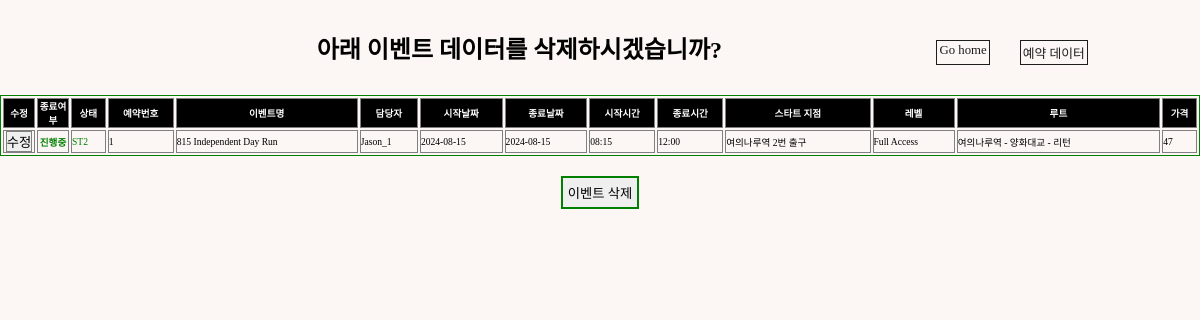
/events/deleventpage/1 (signed in), run on an earlier commit of the app's database.
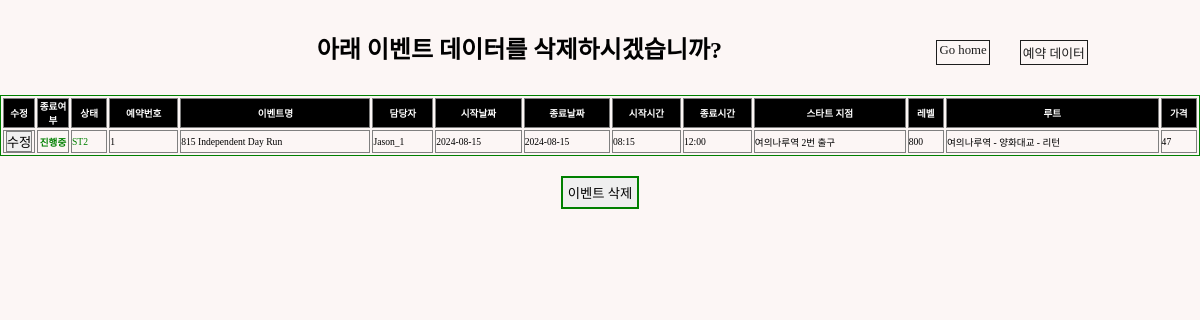
And on a later commit of the database.
### events/models.py (models this page shows, shortened)
class GuestRun(models.Model):
    STATUS_CHOICE = [
        ("ST1", "Checking"),
        ("ST2", "On-Sale"),
        ("ST3", "Sold-Out"),
        ("ST4", "Closed"),
    ]
    LEVEL = [
        ("800","Level-1, 800"),
        ("730","Level-2, 730"),
        ("700","Level-3, 700"),
        ("630","Level-4, 630"),
        ("600","Level-5, 600"),
        ("530","Level-6, 530"),
        ("Free","Full Access"),
    ]
    LANGUAGE = [
        ("KO","Korean"),
        ("EN","English"),
        ("JP","Japanese"),
        ("CN","Chinese"),
    ]
    event_id = models.AutoField(
        primary_key=True,
    )
    title = models.CharField(max_length=50)
    manager = models.ForeignKey(Manager, related_name="manager",blank=False, null=True, on_delete=models.SET_NULL)
    start_date = models.DateField(blank=True, null=True)
    start_time = models.TimeField(blank=True, null=True)
    end_date = models.DateField(blank=True, null=True)
    end_time = models.TimeField(blank=True, null=True)
    image = ResizedImageField(size=[1402,1000], upload_to="runMain", blank=True)
    route_image = ResizedImageField(size=[1402,1402], upload_to="runRoute", blank=True)
    start_point = models.CharField(max_length=50)
    status = models.CharField(
        max_length=8,
        choices=STATUS_CHOICE,
        default="ST1",
    )
    level = models.CharField(
        max_length=15,
        choices=LEVEL,
        default="Free",
    )
    lang = MultiSelectField(max_length=10, choices=LANGUAGE)
    amount = models.IntegerField(default=0)
    route = models.CharField(max_length=50, blank=False)
    map_link = models.CharField(max_length=100, blank=True, null=True)
    desc = models.TextField(blank=True)
    completed = models.BooleanField(default=False)

### community/models.py (models this page shows)
class Manager(models.Model):
    m_id = models.AutoField(primary_key=True)
    account = models.ForeignKey(User, on_delete=models.CASCADE)
    name = models.CharField(max_length=20)
    email = models.CharField(max_length=50, blank=False)
    age = models.IntegerField(default=0)
    image = ResizedImageField(size=[200,200], upload_to="avatar", blank=False)
    def __str__(self):
        return self.name + "_"+ str(self.m_id)

### events/views.py (the view)
# urls.py: path("deleventpage/<str:pk>", views.deleventpage, name="deleventpage"),
def deleventpage(request, pk):
    event = GuestRun.objects.filter(pk=pk)
    return render(request, "admin/event_del.html", {"events": event})

### templates/admin/event_del.html (shortened to what this page needs)
{% load static %}
<!DOCTYPE html>
<html lang="en">
  <head>
    <link rel="stylesheet" type="text/css" href="{% static 'css/sterna.css' %}"/>
    <link href="https://cdnjs.cloudflare.com/ajax/libs/bootstrap-datetimepicker/3.0.0/css/bootstrap-datetimepicker.min.css" rel="stylesheet"/>
  </head>
  <body>
    {% if user.is_staff %}
      <div class="tocenter">
        <div class="flex-row" style="width:100%; margin: 30px 0 20px 0; justify-content:space-around;">
          <div style="width:10px;"></div>
          <div>
            <h2>아래 이벤트 데이터를 삭제하시겠습니까?</h2>
          </div>
          <div class="flex-row">
            <a style="border:solid 1px; font-size:0.8rem; padding:2px; margin:10px;" href="{% url "community:index" %}">Go home</a>
            <div style="width:10px;"></div>
            <a style="border:solid 1px; font-size:0.8rem; padding:2px; margin:10px;" href="{% url "community:data" %}">예약 데이터</a>
          </div>
        </div>
      </div>
      {% for data in events %}
        <div>
          <table border="1px solid black" bordercolor="green" style="font-size:0.6rem; width:100%;">
            <tr style="background-color:black; color:white;">
              <th scope="col" style="width:30px; text-align:center">수정</th>
              <th scope="col" style="width:30px; text-align:center">종료여부</th>
              <th scope="col">상태</th>
              <th scope="col">예약번호</th>
              <th scope="col">이벤트명</th>
              <th scope="col">담당자</th>
              <th scope="col">시작날짜</th>
              <th scope="col">종료날짜</th>
              <th scope="col">시작시간</th>
              <th scope="col">종료시간</th>
              <th scope="col">스타트 지점</th>
              <th scope="col">레벨</th>
              <th scope="col">루트</th>
              <th scope="col">가격</th>
            </tr>
            <tr>
              <td style="width:30px; text-align:center">
                <a href="{% url "events:update_event" data.pk %}">
                  <button>수정</button>
                </a>
              </td>
              {% if data.completed == True %}
                <td style="color:white; font-weight:bold; background-color:grey; text-align:center;">완료</td>
              {% else %}
                <td style="color:green; font-weight:bold; text-align:center;">진행중</td>
              {% endif %}
              {% if data.status == "ST1" %}
                <td style="color:orange;">{{data.status}}</td>
              {% elif data.status == "ST2" %}
                <td style="color:green;">{{data.status}}</td>
              {% elif data.status == "ST3" %}
                <td style="color:blue;">{{data.status}}</td>
              {% else %}
                <td style="color:grey;">{{data.status}}</td>
              {% endif %}
              <td>{{data.event_id}}</td>
              <td>{{data.title}}</td>
              <td>{{data.manager}}</td>
              <td>{{data.start_date | date:"Y-m-d"}}</td>
              <td>{{data.end_date | date:"Y-m-d"}}</td>
              <td>{{data.start_time | time:"H:i"}}</td>
              <td>{{data.end_time | time:"H:i"}}</td>
              <td>{{data.start_point}}</td>
              <td>{{data.level}}</td>
              <td>{{data.route}}</td>
              <td>{{data.amount}}</td>
            </tr>
          </table>
          <div class="flex-column">
            <div class="tocenter" style="margin:20px 0 0 0;">
              <a href="{% url "events:delevent" data.pk %}">
                <button style="padding: 5px; border:solid 2px green;">이벤트 삭제</button>
              </a>
            </div>
          </div>
        </div>
      {% endfor %}
    {% endif %}
  </body>
</html>

What changed in the data, as far as the page shows it:
changed GuestRun "ST2": level "Full Access" → "800"
